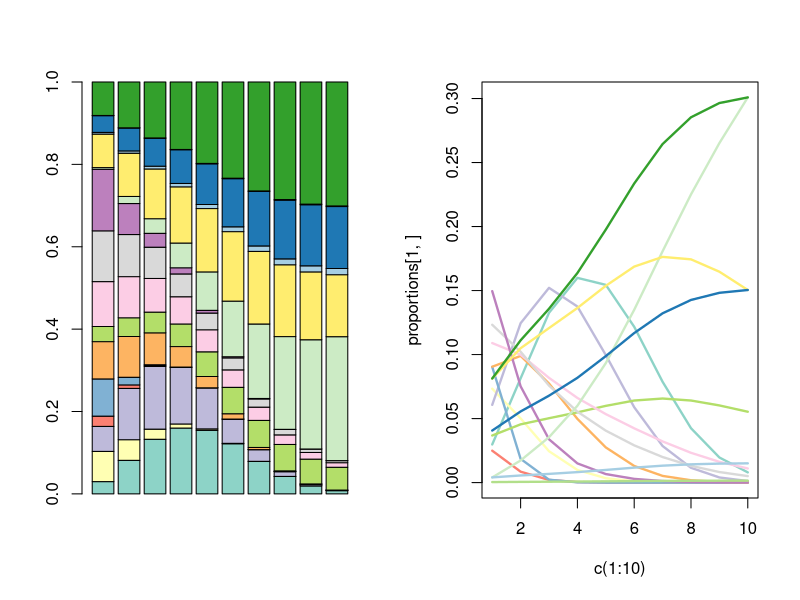

Recreate this plot in R.

# Stacked bars vs lines
library(ggplot2)
library(reshape2)
library(RColorBrewer)


d <- data.frame(a = dpois(1:10, 4),
                b = dpois(3:12, 2),
                c = dpois(1:10, 3),
                d = dpois(3:12, 1),
                e = dpois(1:10, 0.3),
                f = dpois(3:12, 3.2),
                g = dexp(1:10, 0.1),
                h = dexp(1:10, 0.4),
                i = dexp(1:10, 0.5),
                j = dexp(1:10, 1),
                k = seq(0.01,0.2,length.out=10),
                l = seq(0.2,0.1, length.out=10),
                m = rep(0.01,10),
                n = rep(0.1,10),
                o = rep(0.001,10),
                p = rep(0.2,10))


pal <- c(brewer.pal(12, 'Set3'), brewer.pal(5, 'Paired'))


proportions <- apply(d, 1, function(x) x/sum(x))



png('~/Dropbox/Documents/statsforbios/stackedbarvslines.png', width=1000)
par(mfrow=c(1,2))

barplot(data.matrix(proportions), beside=FALSE, col=pal)


plot(proportions[1,] ~ c(1:10), col=pal[1], type='l', ylim=c(0, max(proportions)), lwd=2.3)
for(i in 2:16){
        lines(proportions[i,] ~ c(1:10), col=pal[i], lwd=2.3)
}
dev.off()


